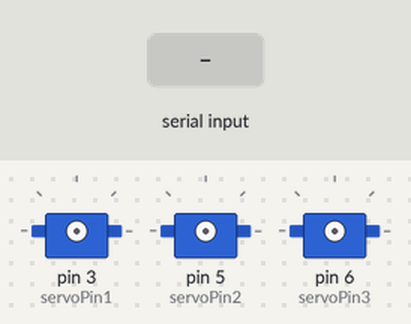
This sketch was run on a simulated Arduino Uno, built with avr-gcc and run on an emulated ATmega328P. Shown: 3 × servo. The test bench sets the inputs (shaded band).

Above: at 1.0 s.
1.1 s: "1\n" received over Serial
At 1.9 s:
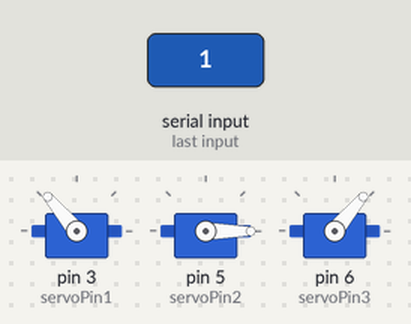
4.1 s: "2\n" received over Serial
At 4.17 s:
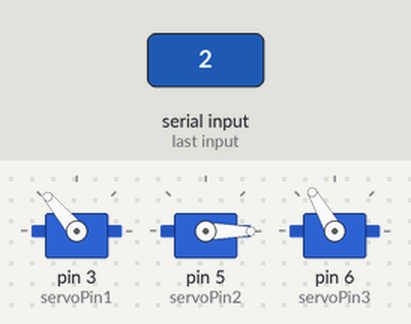
5.7 s: "3\n" received over Serial
At 7.1 s:
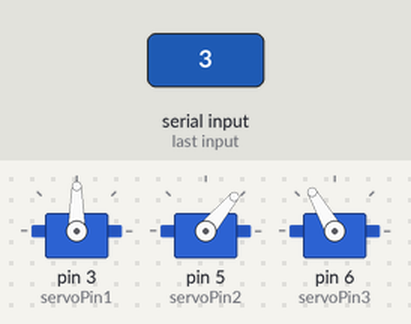
Timing chart, 0 to 8.7 s (numbered marks = the images above; inputs shaded):
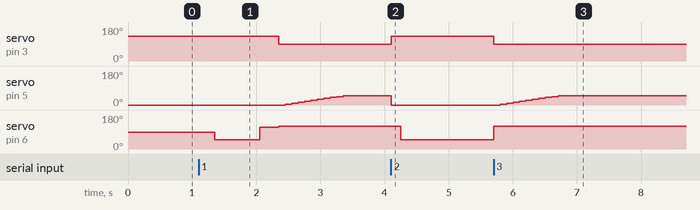

The sketch:

Servo.ino
```cpp
#include <Servo.h>

// Pines donde están conectados los servos
const int servoPin1 = 3;
const int servoPin2 = 5;
const int servoPin3 = 6;

// Objetos de los servos
Servo servoMotor1;
Servo servoMotor2;
Servo servoMotor3;

// Variables para controlar los ángulos de los servos
int angulo1 = 90;
int angulo2 = 90;
int angulo3 = 75;

void setup() {
  // Inicializar la comunicación serial
  Serial.begin(9600);

  // Esperar a que llegue un mensaje de ROS 2
  while (!Serial.available()) {
    delay(100);
  }


    // Inicializar los objetos de los servos
  servoMotor1.attach(servoPin1);
  servoMotor2.attach(servoPin2);
  servoMotor3.attach(servoPin3);

}

void loop() {
    int comand= Serial.parseInt();
  if (comand ==1) {
  abrir();
  delay(700);
  cerrar();
  delay(300);
  subir();
  //delay(5500);
  //servoMotor1.write(110);
  //delay(300);
  //servoMotor2.write(35);
  //servoMotor3.write(65);
  //delay(300);
  //abrir();
  }
  else if (comand==2){
    abrir();
  }
  else if (comand==3){
    subir();
  }
}

// Secuencia "cerrar"
void cerrar() {
  // Asignar los ángulos para cerrar
  angulo1 = 130;
  angulo2 =0;
  angulo3 = 115;

  // Posicionar los servos a los ángulos correspondientes
  servoMotor1.write(angulo1);
  servoMotor2.write(angulo2);
  servoMotor3.write(angulo3);
}

// Secuencia "abrir"
void abrir() {
  // Asignar los ángulos para abrir
  angulo1 = 130;
  angulo2 = 0;
  angulo3 = 50;


  // Posicionar los servos a los ángulos correspondientes
  servoMotor1.write(angulo1);
  servoMotor2.write(angulo2);
  delay(150);
  servoMotor3.write(angulo3);
}

// Secuencia "subir"
void subir() {
  // Asignar los ángulos para subir
  angulo1 = 90;
  angulo3 = 120;
  int objetivo = 50; // Ángulo objetivo a alcanzar
  int incremento = 5; // Incremento de ángulo

  // Incrementar el ángulo2 gradualmente hasta alcanzar el objetivo
  for (int angulo = angulo2; angulo <= objetivo; angulo += incremento) {
    angulo2 = angulo;

    // Verificar los límites del ángulo2
    if (angulo2 > 180) angulo2 = 180;

    // Posicionar el servo2 al ángulo correspondiente
      servoMotor1.write(angulo1);
      servoMotor2.write(angulo2);
      servoMotor3.write(angulo3);

    delay(100); // Tiempo de espera entre incrementos
  }
  // Posicionar los servos a los ángulos correspondientes


}
```

Measured:
- after the input at 1.1 s, servo on pin 3 (servoPin1): 130° → 90° after 1.3 s; servo on pin 5 (servoPin2): moves from 0° to 50° over 0.90 s, starting after 1.4 s; servo on pin 6 (servoPin3): 90° → 50° after 0.25 s, → 115° 0.70 s later, → 120° 0.30 s later
- after the input at 4.1 s, servo on pin 3 (servoPin1): 90° → 130° at once; servo on pin 5 (servoPin2): 50° → 0° at once; servo on pin 6 (servoPin3): 120° → 50° after 0.15 s
- after the input at 5.7 s, servo on pin 3 (servoPin1): 130° → 90° at once; servo on pin 5 (servoPin2): moves from 0° to 50° over 0.90 s, starting after 0.10 s; servo on pin 6 (servoPin3): 50° → 120° at once
